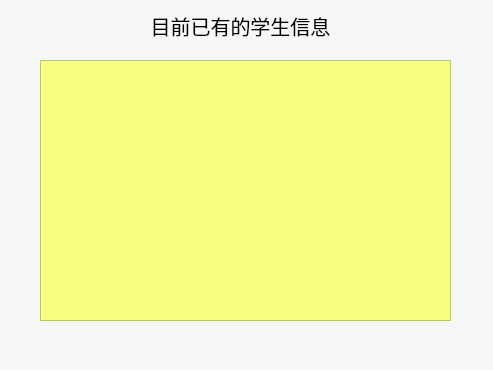
<?xml version="1.0" encoding="UTF-8"?>
<ui version="4.0">
 <class>view_student</class>
 <widget class="QWidget" name="view_student">
  <property name="geometry">
   <rect>
    <x>0</x>
    <y>0</y>
    <width>493</width>
    <height>370</height>
   </rect>
  </property>
  <property name="font">
   <font>
    <family>幼圆</family>
    <pointsize>10</pointsize>
   </font>
  </property>
  <property name="windowTitle">
   <string>查看学生</string>
  </property>
  <property name="styleSheet">
   <string notr="true">background-color: rgb(245, 246, 246);</string>
  </property>
  <widget class="QLabel" name="label">
   <property name="geometry">
    <rect>
     <x>80</x>
     <y>10</y>
     <width>321</width>
     <height>31</height>
    </rect>
   </property>
   <property name="font">
    <font>
     <family>幼圆</family>
     <pointsize>15</pointsize>
    </font>
   </property>
   <property name="styleSheet">
    <string notr="true"/>
   </property>
   <property name="text">
    <string>目前已有的学生信息</string>
   </property>
   <property name="alignment">
    <set>Qt::AlignCenter</set>
   </property>
  </widget>
  <widget class="QTableView" name="tableView">
   <property name="geometry">
    <rect>
     <x>40</x>
     <y>60</y>
     <width>411</width>
     <height>261</height>
    </rect>
   </property>
   <property name="styleSheet">
    <string notr="true">background-color: rgb(249, 255, 129);</string>
   </property>
  </widget>
 </widget>
 <resources/>
 <connections/>
</ui>
